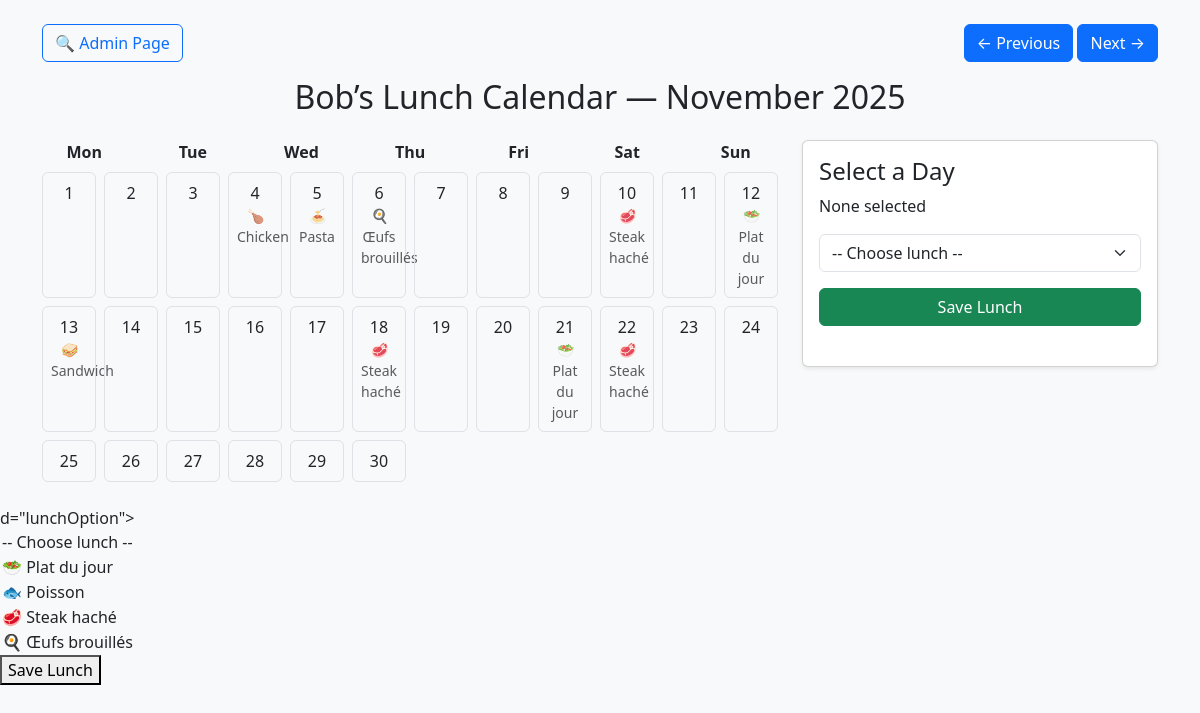
/calendar?username=Bob&year=2025&month=11 (signed in), run on the app's committed database.
### tables this page shows
CREATE TABLE users (
            id INTEGER PRIMARY KEY AUTOINCREMENT,
            username TEXT UNIQUE NOT NULL,
            password_hash TEXT NOT NULL,
            is_admin INTEGER DEFAULT 0
        );

CREATE TABLE lunches (
            id INTEGER PRIMARY KEY AUTOINCREMENT,
            username TEXT NOT NULL,
            lunch_date TEXT NOT NULL,
            lunch_choice TEXT
        );

### app.py (the view)
@app.route("/calendar", methods=["POST", "GET"])
@login_required
def calendar_view():
    username = current_user.username
    today = date.today()
    year = int(request.args.get("year", today.year))
    month = int(request.args.get("month", today.month))
    num_days = monthrange(year, month)[1]
    days = [
        {"day": d, "weekday": date(year, month, d).strftime("%a")}
        for d in range(1, num_days + 1)
    ]
    lunches = get_user_lunches(username, year, month)
    prev_month = month - 1
    next_month = month + 1
    prev_year, next_year = year, year
    if prev_month == 0:
        prev_month, prev_year = 12, year - 1
    if next_month == 13:
        next_month, next_year = 1, year + 1
    return render_template(
        "calendar.html",
        username=username,
        year=year,
        month=month,
        month_name=month_name[month],
        days=days,
        options=LUNCH_OPTIONS,
        lunches=lunches,
        prev_month=prev_month,
        next_month=next_month,
        prev_year=prev_year,
        next_year=next_year,
    )

### app.py (called while the page is built)
@login_manager.user_loader
def load_user(user_id):
    conn = sqlite3.connect(DB_FILE)
    c = conn.cursor()
    c.execute("SELECT id, username FROM users WHERE id = ?", (int(user_id),))
    row = c.fetchone()
    conn.close()
    if row:
        return User(row[0], row[1])
    return None

def get_user_lunches(username, year, month):
    conn = sqlite3.connect(DB_FILE)
    c = conn.cursor()
    start = f"{year}-{month:02d}-01"
    end = f"{year}-{month:02d}-{monthrange(year, month)[1]}"
    c.execute(
        """
        SELECT lunch_date, lunch_choice
        FROM lunches
        WHERE username = ? AND lunch_date BETWEEN ? AND ?
    """,
        (username, start, end),
    )
    data = {row[0]: row[1] for row in c.fetchall()}
    conn.close()
    return data

### templates/calendar.html (shortened to what this page needs)
<!DOCTYPE html>
<html>
<head>
    <link href="https://cdn.jsdelivr.net/npm/bootstrap@5.3.2/dist/css/bootstrap.min.css" rel="stylesheet">
    <link rel="stylesheet" href="{{ url_for('static', filename='style.css') }}">
</head>
<body class="bg-light">
<div class="container py-4">
    <div class="d-flex justify-content-between mb-3">
        <a class="btn btn-outline-primary" href="{{ url_for('admin_summary', year=year, month=month) }}">🔍 Admin Page</a>
        <div>
            <a class="btn btn-primary" href="{{ url_for('calendar_view', username=username, year=prev_year, month=prev_month) }}">← Previous</a>
            <a class="btn btn-primary" href="{{ url_for('calendar_view', username=username, year=next_year, month=next_month) }}">Next →</a>
        </div>
    </div>
    <h2 class="text-center mb-4">{{ username }}’s Lunch Calendar — {{ month_name }} {{ year }}</h2>
    <div class="row g-4">
        <div class="col-12 col-lg-8">
            <div class="row fw-bold text-center mb-2">
                {% for weekday in ["Mon", "Tue", "Wed", "Thu", "Fri", "Sat", "Sun"] %}
                <div class="col">{{ weekday }}</div>
                {% endfor %}
            </div>
            <div class="row g-2">
                {% for d in days %}
                <div class="col-12 col-sm-6 col-md-4 col-lg-3 col-xl-1 calendar-day"
                     id="day-{{ d.day }}"
                     onclick="selectDay({{ d.day }})">
                    <div class="p-2 border rounded text-center h-100">
                        <div>{{ d.day }}</div>
                        {% if lunches.get('%04d-%02d-%02d' % (year, month, d.day)) %}
                        <div class="small text-muted">
                            {{ lunches['%04d-%02d-%02d' % (year, month, d.day)] }}
                        </div>
                        {% endif %}
                    </div>
                </div>
                {% endfor %}
            </div>
        </div>
        <div class="col-12 col-lg-4">
            <div class="card shadow-sm">
                <div class="card-body">
                    <h4>Select a Day</h4>
                    <p id="selectedDay">None selected</p>
                    <select id="lunchOption" class="form-select mb-3">
                        <option value="">-- Choose lunch --</option>
                    </select>
                    <button class="btn btn-success w-100 mb-2" onclick="saveLunch()">Save Lunch</button>
                </div>
            </div>
        </div>
    </div>
</div>
</body>
</html>
            <option value="">-- Choose lunch --</option>
            {% for opt in options %}
            <option value="{{ opt }}">{{ opt }}</option>
            {% endfor %}
        <button onclick="saveLunch()">Save Lunch</button>
</body>
</html>

### data on the page
users: username "Bob"
lunches: lunch_choice "🍗 Chicken"
lunches: lunch_choice "🍝 Pasta"
lunches: lunch_choice "🍳 Œufs brouillés"
lunches: lunch_choice "🥩 Steak haché"
lunches: lunch_choice "🥗 Plat du jour"
lunches: lunch_choice "🥪 Sandwich"
lunches: lunch_choice "🥩 Steak haché"
lunches: lunch_choice "🥗 Plat du jour"
lunches: lunch_choice "🥩 Steak haché"

### other printed values
{{ month_name }} "November"
{{ year }} "2025"
{{ weekday }} "Mon" "Tue" "Wed" "Thu" "Fri" "Sat" "Sun"
{{ d.day }} "1" "2" "3" "4" "5" "6" "7" "8" "9" "10" "11" "12" "13" "14" "15" "16" "17" "18" "19" "20" "21" "22" "23" "24" "25" "26" "27" "28" "29" "30"
